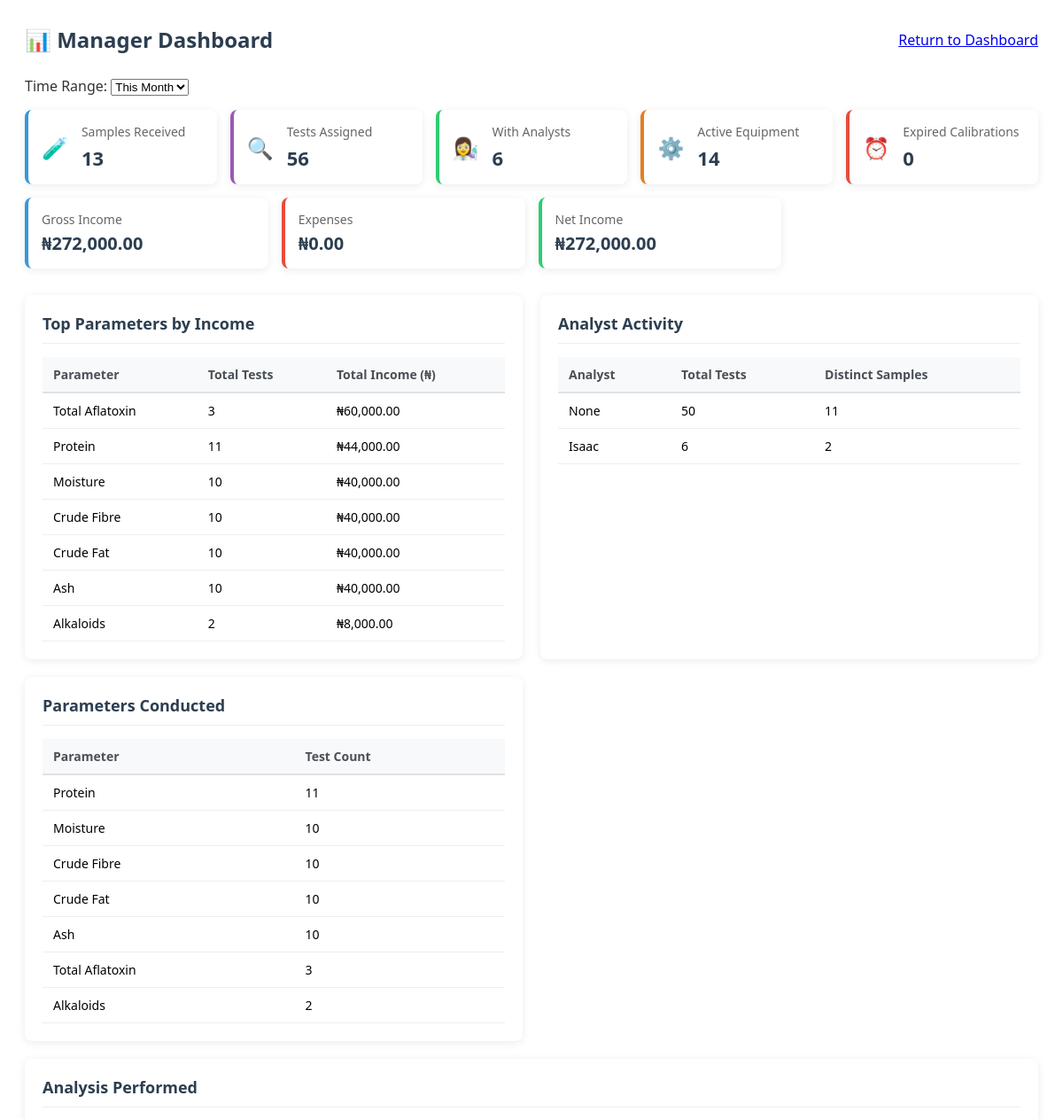
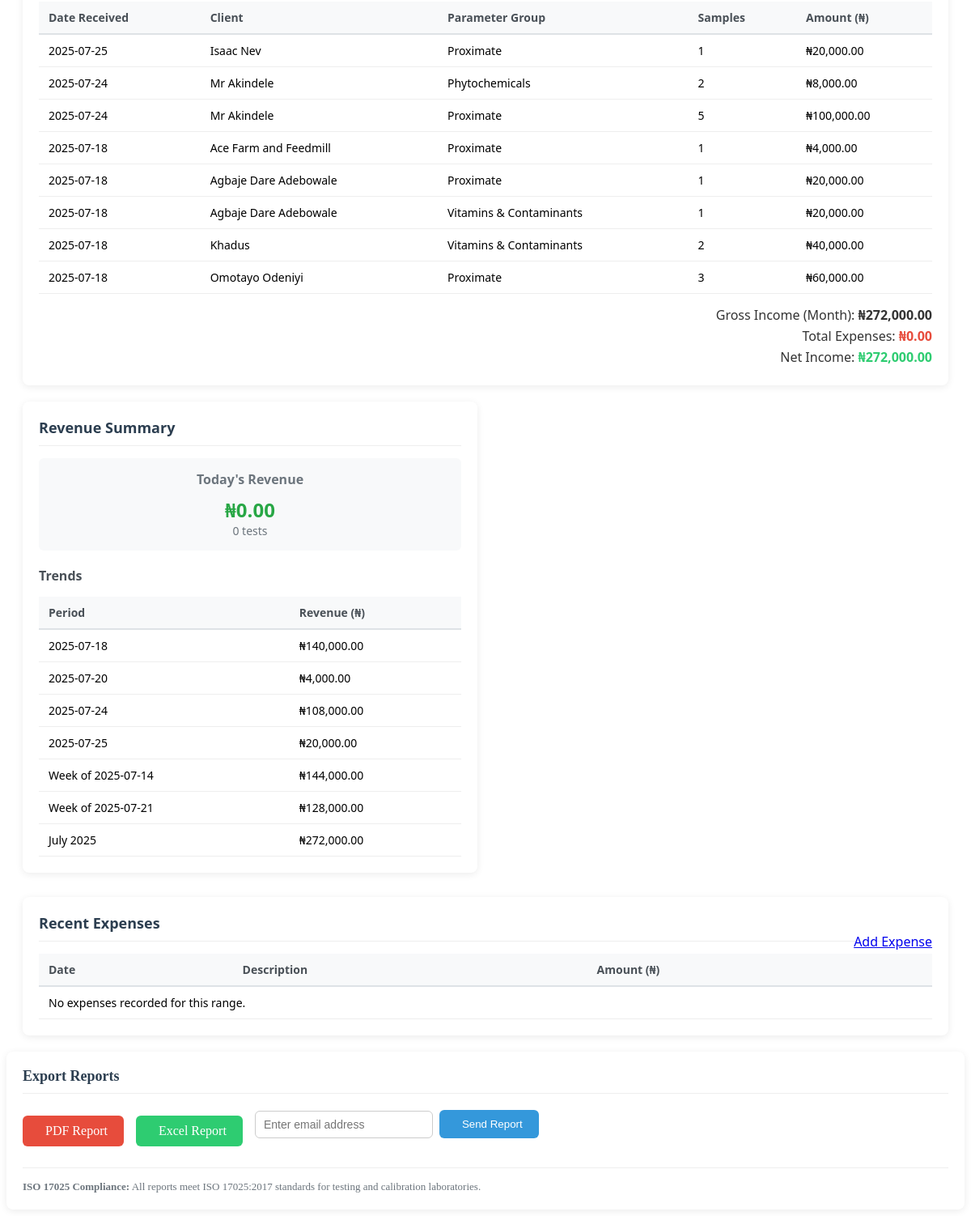
The page /manager/reports/ (signed in) on the database its author committed (2 pictures, top to bottom).
### lims/models/parameter.py (models this page shows, shortened)
class Parameter(models.Model):
    group = models.ForeignKey(
        ParameterGroup,
        on_delete=models.CASCADE,
        help_text="The group this parameter belongs to."
    )
    default_equipment = models.ForeignKey(
        Equipment,
        null=True,
        blank=True,
        on_delete=models.SET_NULL,
        help_text="Preferred equipment for this test (if any)."
    )
    name = models.CharField(
        max_length=100,
        help_text="Name of the parameter (e.g., Moisture)."
    )
    unit = models.CharField(
        max_length=20,
        help_text="Measurement unit for this parameter (e.g., %, mg/kg)."
    )
    method = models.CharField(
        max_length=150,
        help_text="Method used for analyzing this parameter."
    )
    ref_limit = models.CharField(
        max_length=50,
        help_text="Reference limit or threshold for this parameter."
    )
    default_price = models.DecimalField(
        max_digits=8,
        decimal_places=2,
        help_text="Default price for analyzing this parameter."
    )

### lims/models/client.py (models this page shows, shortened)
class Client(models.Model):
    client_id = models.CharField(max_length=20, unique=True)
    name = models.CharField(max_length=100)
    organization = models.CharField(max_length=150)
    email = models.EmailField()
    phone = models.CharField(max_length=20)
    address = models.TextField()
    token = models.CharField(max_length=20, unique=True, blank=True)
    created = models.DateTimeField(auto_now_add=True)
    coa_released = models.BooleanField(default=False)
    summary_text = models.TextField(blank=True, null=True)
    summary_confirmed = models.BooleanField(default=False)
    history = HistoricalRecords()

### lims/views/reports.py (the view)
# urls.py: path("manager/reports/", manager_report_view, name="manager_report"),
@login_required
def manager_report_view(request):
    context = get_manager_report_context(request)
    return render(request, "lims/report_view.html", context)

### lims/templates/lims/report_view.html (shortened to what this page needs)
{% load humanize %}
<div class="manager-dashboard-container">
  <div class="dashboard-header">
    <h2 class="dashboard-title">📊 Manager Dashboard</h2>
    <div class="dashboard-actions">
      <a href="{% url 'manager_dashboard' %}" class="btn btn-secondary">
         Return to Dashboard
      </a>
    </div>
  </div>
  <div class="time-range-selector card">
    <form method="get">
      <div class="form-group">
        <label for="range"> Time Range:</label>
        <select name="range" id="range" class="form-control" onchange="this.form.submit()">
          <option value="month" {% if range_type == "month" %}selected{% endif %}>This Month</option>
        </select>
      </div>
    </form>
  </div>
  <div class="summary-cards">
    <div class="summary-card card-received">
      <div class="card-icon">🧪</div>
      <div class="card-content">
        <div class="card-title">Samples Received</div>
        <div class="card-value">{{ summary.samples_received }}</div>
      </div>
    </div>
    <div class="summary-card card-assigned">
      <div class="card-icon">🔍</div>
      <div class="card-content">
        <div class="card-title">Tests Assigned</div>
        <div class="card-value">{{ summary.test_assignments }}</div>
      </div>
    </div>
    <div class="summary-card card-analysts">
      <div class="card-icon">👩‍🔬</div>
      <div class="card-content">
        <div class="card-title">With Analysts</div>
        <div class="card-value">{{ summary.assigned_with_analysts }}</div>
      </div>
    </div>
    <div class="summary-card card-equipment">
      <div class="card-icon">⚙️</div>
      <div class="card-content">
        <div class="card-title">Active Equipment</div>
        <div class="card-value">{{ summary.active_equipment }}</div>
      </div>
    </div>
    <div class="summary-card card-calibrations">
      <div class="card-icon">⏰</div>
      <div class="card-content">
        <div class="card-title">Expired Calibrations</div>
        <div class="card-value">{{ summary.expired_calibrations }}</div>
      </div>
    </div>
  </div>
  <div class="financial-cards">
    <div class="financial-card fg-gross">
      <span class="label">Gross Income</span>
      <span class="amount">₦{{ gross_income|default:0|floatformat:2|intcomma }}</span>
    </div>
    <div class="financial-card fg-expenses">
      <span class="label">Expenses</span>
      <span class="amount">₦{{ total_expenses|default:0|floatformat:2|intcomma }}</span>
    </div>
    <div class="financial-card fg-net">
      <span class="label">Net Income</span>
      <span class="amount">₦{{ net_income|default:0|floatformat:2|intcomma }}</span>
    </div>
  </div>
  <div class="dashboard-grid">
    <div class="dashboard-section">
      <div class="section-header">
        <h3> Top Parameters by Income</h3>
      </div>
      <div class="table-responsive">
        <table class="data-table">
          <thead>
            <tr>
              <th>Parameter</th>
              <th>Total Tests</th>
              <th>Total Income (₦)</th>
            </tr>
          </thead>
          <tbody>
            {% for param in top_parameters %}
              <tr>
                <td>{{ param.parameter_name }}</td>
                <td>{{ param.total_tests }}</td>
                <td class="text-success">₦{{ param.total_income|floatformat:2|intcomma }}</td>
              </tr>
            {% empty %}
              <tr>
                <td colspan="3" class="text-muted">No data found for this range.</td>
              </tr>
            {% endfor %}
          </tbody>
        </table>
      </div>
    </div>
    <div class="dashboard-section">
      <div class="section-header">
        <h3> Analyst Activity</h3>
      </div>
      <div class="table-responsive">
        <table class="data-table">
          <thead>
            <tr>
              <th>Analyst</th>
              <th>Total Tests</th>
              <th>Distinct Samples</th>
            </tr>
          </thead>
          <tbody>
            {% for analyst in analyst_workload %}
              <tr>
                <td>{{ analyst.analyst_name }}</td>
                <td>{{ analyst.total_tests }}</td>
                <td>
                  {% for s in sample_per_analyst %}
                    {% if s.analyst_name == analyst.analyst_name %}
                      {{ s.sample_count }}
                    {% endif %}
                  {% endfor %}
                </td>
              </tr>
            {% endfor %}
          </tbody>
        </table>
      </div>
    </div>
    <div class="dashboard-section">
      <div class="section-header">
        <h3> Parameters Conducted</h3>
      </div>
      <div class="table-responsive">
        <table class="data-table">
          <thead>
            <tr>
              <th>Parameter</th>
              <th>Test Count</th>
            </tr>
          </thead>
          <tbody>
            {% for p in parameter_stats %}
              <tr>
                <td>{{ p.parameter_name }}</td>
                <td>{{ p.test_count }}</td>
              </tr>
            {% endfor %}
          </tbody>
        </table>
      </div>
    </div>
    <div class="dashboard-section wide-section">
      <div class="section-header">
        <h3> Analysis Performed</h3>
      </div>
      <div class="table-responsive">
        <table class="data-table">
          <thead>
            <tr>
              <th>Date Received</th>
              <th>Client</th>
              <th>Parameter Group</th>
              <th>Samples</th>
              <th>Amount (₦)</th>
            </tr>
          </thead>
          <tbody>
            {% for row in analysis_summary %}
              <tr>
                <td>{{ row.date_received|date:"Y-m-d" }}</td>
                <td>{{ row.client_name }}</td>
                <td>{{ row.parameter_group }}</td>
                <td>{{ row.sample_count }}</td>
                <td class="text-success">₦{{ row.income|floatformat:2|intcomma }}</td>
              </tr>
            {% empty %}
              <tr>
                <td colspan="5" class="text-muted">No analysis data found for this range.</td>
              </tr>
            {% endfor %}
          </tbody>
        </table>
      </div>
      <div class="section-footer finance-breakdown">
        <div class="finance-row">
          <span>Gross Income ({{ range_type|title }}):</span>
          <strong>₦{{ gross_income|floatformat:2|intcomma }}</strong>
        </div>
        <div class="finance-row expense">
          <span>Total Expenses:</span>
          <strong>₦{{ total_expenses|floatformat:2|intcomma }}</strong>
        </div>
        <div class="finance-row net">
          <span>Net Income:</span>
          <strong>₦{{ net_income|floatformat:2|intcomma }}</strong>
        </div>
      </div>
    </div>
    <div class="dashboard-section">
      <div class="section-header">
        <h3> Revenue Summary</h3>
      </div>
      <div class="revenue-highlights">
        <div class="revenue-today">
          <h4>Today's Revenue</h4>
          <div class="revenue-amount">₦{{ today_total_income|floatformat:2|intcomma }}</div>
          <div class="revenue-meta">{{ today_test_count }} tests</div>
        </div>
      </div>
      <h4 class="trends-title"> Trends</h4>
      <div class="table-responsive">
        <table class="data-table">
          <thead>
            <tr>
              <th>Period</th>
              <th>Revenue (₦)</th>
            </tr>
          </thead>
          <tbody>
            {% for r in daily_totals %}
              <tr>
                <td>{{ r.day|date:"Y-m-d" }}</td>
                <td class="text-success">₦{{ r.income|floatformat:2|intcomma }}</td>
              </tr>
            {% endfor %}
            {% for r in weekly_totals %}
              <tr>
                <td>Week of {{ r.week|date:"Y-m-d" }}</td>
                <td class="text-success">₦{{ r.income|floatformat:2|intcomma }}</td>
              </tr>
            {% endfor %}
            {% for r in monthly_totals %}
              <tr>
                <td>{{ r.month|date:"F Y" }}</td>
                <td class="text-success">₦{{ r.income|floatformat:2|intcomma }}</td>
              </tr>
            {% endfor %}
          </tbody>
        </table>
      </div>
    </div>
  </div>
  <div class="dashboard-section">
    <div class="section-header">
      <h3> Recent Expenses</h3>
      <a href="{% url 'expense_create' %}?range={{ range_type }}" class="btn btn-sm btn-danger" style="float: right;">
         Add Expense
      </a>
    </div>
    <div class="table-responsive">
      <table class="data-table">
        <thead>
          <tr>
            <th>Date</th>
            <th>Description</th>
            <th>Amount (₦)</th>
          </tr>
        </thead>
        <tbody>
          {% for e in recent_expenses %}
            <tr>
              <td>{{ e.date|date:"Y-m-d" }}</td>
              <td>{{ e.description }}</td>
              <td class="text-danger">₦{{ e.amount|floatformat:2|intcomma }}</td>
            </tr>
          {% empty %}
            <tr>
              <td colspan="3" class="text-muted">No expenses recorded for this range.</td>
            </tr>
          {% endfor %}
        </tbody>
      </table>
    </div>
  </div>
</div>
  <div class="export-section card">
    <div class="section-header">
      <h3> Export Reports</h3>
    </div>
    <div class="export-options">
      <a href="{% url 'export_report_pdf' %}?range={{ range_type }}" class="export-btn pdf-btn">
         PDF Report
      </a>
      <a href="{% url 'export_report_excel' %}?range={{ range_type }}" class="export-btn excel-btn">
         Excel Report
      </a>
      <form method="POST" action="{% url 'send_manager_report' %}" class="export-email-form">
        <input type="email" name="email" placeholder="Enter email address" required>
        <button type="submit" class="export-btn email-btn">
           Send Report
        </button>
      </form>
    </div>
    <div class="compliance-note">
      <strong>ISO 17025 Compliance:</strong> All reports meet ISO 17025:2017 standards for testing and calibration laboratories.
    </div>
  </div>

### lims/templates/lims/report_view.html (style rules this page uses)
.manager-dashboard-container { font-family: 'Segoe UI', Tahoma, Geneva, Verdana, sans-serif; color: #333; max-width: 1400px; margin: 0 auto; padding: 20px; }
.dashboard-header { display: flex; justify-content: space-between; align-items: center; margin-bottom: 25px; }
.dashboard-title { color: #2c3e50; font-weight: 600; margin: 0; }
.summary-cards { display: grid; grid-template-columns: repeat(auto-fill, minmax(200px, 1fr)); gap: 15px; margin-bottom: 15px; }
.summary-card { background: #fff; border-radius: 8px; padding: 15px; box-shadow: 0 2px 10px rgba(0,0,0,0.08); display: flex; align-items: center; transition: transform 0.2s; }
.card-icon { font-size: 24px; margin-right: 15px; }
.card-content { flex: 1; }
.card-title { font-size: 14px; color: #666; margin-bottom: 5px; }
.card-value { font-size: 22px; font-weight: 700; color: #2c3e50; }
.card-received { border-left: 4px solid #3498db; }
.card-assigned { border-left: 4px solid #9b59b6; }
.card-analysts { border-left: 4px solid #2ecc71; }
.card-equipment { border-left: 4px solid #e67e22; }
.card-calibrations { border-left: 4px solid #e74c3c; }
.financial-cards { display: grid; grid-template-columns: repeat(auto-fill, minmax(220px,1fr)); gap: 15px; margin-bottom: 30px; }
.financial-card { background: #fff; border-radius: 8px; padding: 15px; box-shadow: 0 2px 10px rgba(0,0,0,0.08); display: flex; flex-direction: column; align-items: flex-start; border-left: 4px solid #3498db; }
.financial-card .label { font-size: 14px; color: #666; margin-bottom: 4px; }
.financial-card .amount { font-size: 20px; font-weight: 700; color: #2c3e50; word-break: break-word; }
.financial-card.fg-expenses { border-left-color: #e74c3c; }
.financial-card.fg-net { border-left-color: #2ecc71; }
.dashboard-grid { display: grid; grid-template-columns: repeat(auto-fit, minmax(400px, 1fr)); gap: 20px; margin-bottom: 30px; }
.dashboard-section { background: #fff; border-radius: 8px; padding: 20px; box-shadow: 0 2px 10px rgba(0,0,0,0.08); }
.wide-section { grid-column: span 2; }
.section-header { margin-bottom: 15px; padding-bottom: 10px; border-bottom: 1px solid #eee; }
.section-header h3 { margin: 0; font-size: 18px; color: #2c3e50; }
.data-table { width: 100%; border-collapse: collapse; font-size: 14px; }
.data-table th { background: #f8f9fa; padding: 10px 12px; text-align: left; font-weight: 600; color: #495057; border-bottom: 2px solid #dee2e6; }
.data-table td { padding: 10px 12px; border-bottom: 1px solid #eee; }
.finance-breakdown { margin-top: 15px; text-align: right; }
.finance-breakdown .finance-row { margin-bottom: 4px; }
.finance-breakdown .expense strong { color: #e74c3c; }
.finance-breakdown .net strong { color: #2ecc71; font-size: 16px; }
.revenue-highlights { margin-bottom: 20px; }
.revenue-today { background: #f8f9fa; padding: 15px; border-radius: 6px; text-align: center; }
.revenue-today h4 { margin: 0 0 10px 0; font-size: 16px; color: #6c757d; }
.revenue-amount { font-size: 24px; font-weight: 700; color: #28a745; }
.revenue-meta { font-size: 14px; color: #6c757d; }
.trends-title { font-size: 16px; margin: 20px 0 15px 0; color: #495057; }
.export-section { background: #fff; border-radius: 8px; padding: 20px; box-shadow: 0 2px 10px rgba(0,0,0,0.08); }
.export-options { display: flex; flex-wrap: wrap; gap: 15px; margin: 20px 0; align-items: center; }
.export-btn { display: inline-flex; align-items: center; padding: 10px 20px; border-radius: 6px; font-weight: 500; text-decoration: none; transition: all 0.2s; color: #fff; }
.pdf-btn { background: #e74c3c; }
.excel-btn { background: #2ecc71; }
.export-email-form { display: inline-flex; align-items: center; gap: 8px; }
.export-email-form input[type="email"] { padding: 8px 10px; border-radius: 6px; border: 1px solid #ccc; font-size: 14px; min-width: 220px; }
.export-email-form .email-btn { background: #3498db; cursor: pointer; border: none; }
.compliance-note { font-size: 13px; color: #6c757d; padding-top: 15px; border-top: 1px solid #eee; }

### rows shown on the page
Parameter: parameter_name "Total Aflatoxin", total_tests "3", total_income "60,000.00", test_count "3"
Parameter: parameter_name "Protein", total_tests "11", total_income "44,000.00", test_count "11"
Parameter: parameter_name "Moisture", total_tests "10", total_income "40,000.00", test_count "10"
Parameter: parameter_name "Crude Fibre", total_tests "10", total_income "40,000.00", test_count "10"
Parameter: parameter_name "Crude Fat", total_tests "10", total_income "40,000.00", test_count "10"
Parameter: parameter_name "Ash", total_tests "10", total_income "40,000.00", test_count "10"
Parameter: parameter_name "Alkaloids", total_tests "2", total_income "8,000.00", test_count "2"
Client: date_received "2025-07-24", client_name "Mr Akindele", parameter_group "Phytochemicals", sample_count "2", income "8,000.00", parameter_group "Proximate", sample_count "5", income "100,000.00"
Client: date_received "2025-07-18", client_name "Ace Farm and Feedmill", parameter_group "Proximate", sample_count "1", income "4,000.00"
Client: date_received "2025-07-18", client_name "Agbaje Dare Adebowale", parameter_group "Vitamins & Contaminants", sample_count "1", income "20,000.00"
Client: date_received "2025-07-18", client_name "Khadus", parameter_group "Vitamins & Contaminants", sample_count "2", income "40,000.00"
Client: date_received "2025-07-18", client_name "Omotayo Odeniyi", parameter_group "Proximate", sample_count "3", income "60,000.00"

### other values the page prints
{{ summary.samples_received }} "13"
{{ summary.test_assignments }} "56"
{{ summary.assigned_with_analysts }} "6"
{{ summary.active_equipment }} "14"
{{ summary.expired_calibrations }} "0"
{{ gross_income|default:0|floatformat:2|intcomma }} "272,000.00"
{{ total_expenses|default:0|floatformat:2|intcomma }} "0.00"
{{ net_income|default:0|floatformat:2|intcomma }} "272,000.00"
{{ analyst.analyst_name }} "None" "Isaac"
{{ analyst.total_tests }} "50" "6"
{{ s.sample_count }} "11" "2"
{{ row.date_received|date:"Y-m-d" }} "2025-07-25" "2025-07-18"
{{ row.client_name }} "Isaac Nev" "Agbaje Dare Adebowale"
{{ row.parameter_group }} "Proximate" "Proximate"
{{ row.sample_count }} "1" "1"
